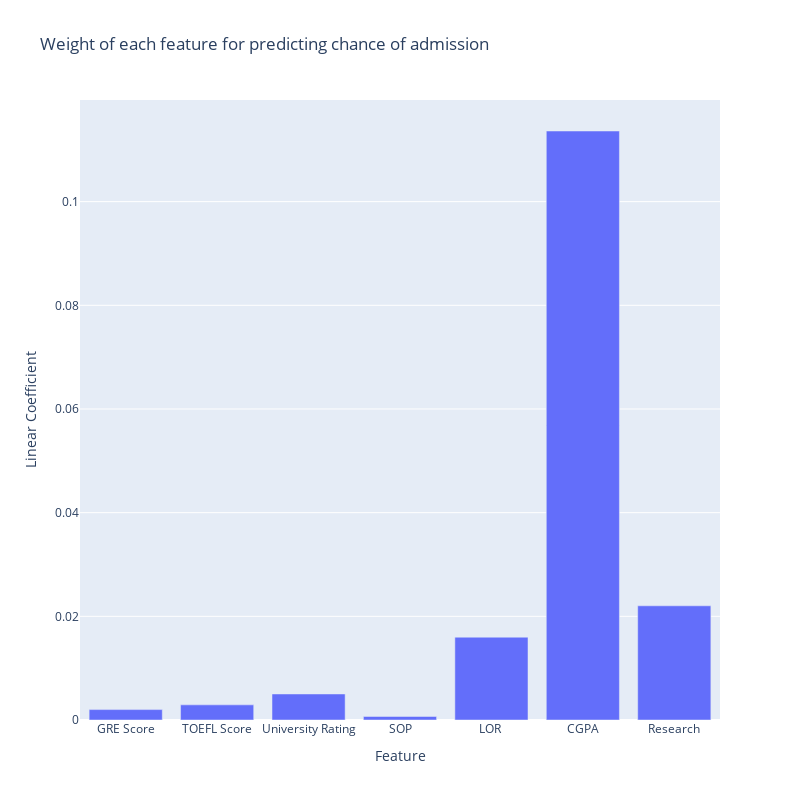

Here is the notebook cell this chart was saved with:
### Code cell
colors = ['Positive' if c > 0 else 'Negative' for c in model.coef_]
fig = px.bar(
    x  = X.columns,
    y = model.coef_,
    labels = dict(x = "Feature", y = "Linear Coefficient", color = colors),
    title = "Weight of each feature for predicting chance of admission")
fig.update_layout(
    height = 800, 
    width = 800, 
    showlegend=False
)
fig.show()

### Figure 1 — Plotly figure (JSON) as saved in the notebook; plotly's stock layout.template omitted (floating-point values rounded to 4 significant figures)
{"data": [{"alignmentgroup": "True", "hovertemplate": "Feature=%{x}<br>Linear Coefficient=%{y}<extra></extra>", "legendgroup": "", "marker": {"color": "#636efa", "pattern": {"shape": ""}}, "name": "", "offsetgroup": "", "orientation": "v", "showlegend": false, "textposition": "auto", "type": "bar", "x": ["GRE Score", "TOEFL Score", "University Rating", "SOP", "LOR ", "CGPA", "Research"], "xaxis": "x", "y": [0.002011, 0.002921, 0.005019, 0.0006786, 0.01598, 0.1136, 0.02203], "yaxis": "y"}], "layout": {"barmode": "relative", "height": 800, "legend": {"tracegroupgap": 0}, "showlegend": false, "title": {"text": "Weight of each feature for predicting chance of admission"}, "width": 800, "xaxis": {"anchor": "y", "domain": [0, 1], "title": {"text": "Feature"}}, "yaxis": {"anchor": "x", "domain": [0, 1], "title": {"text": "Linear Coefficient"}}}}
